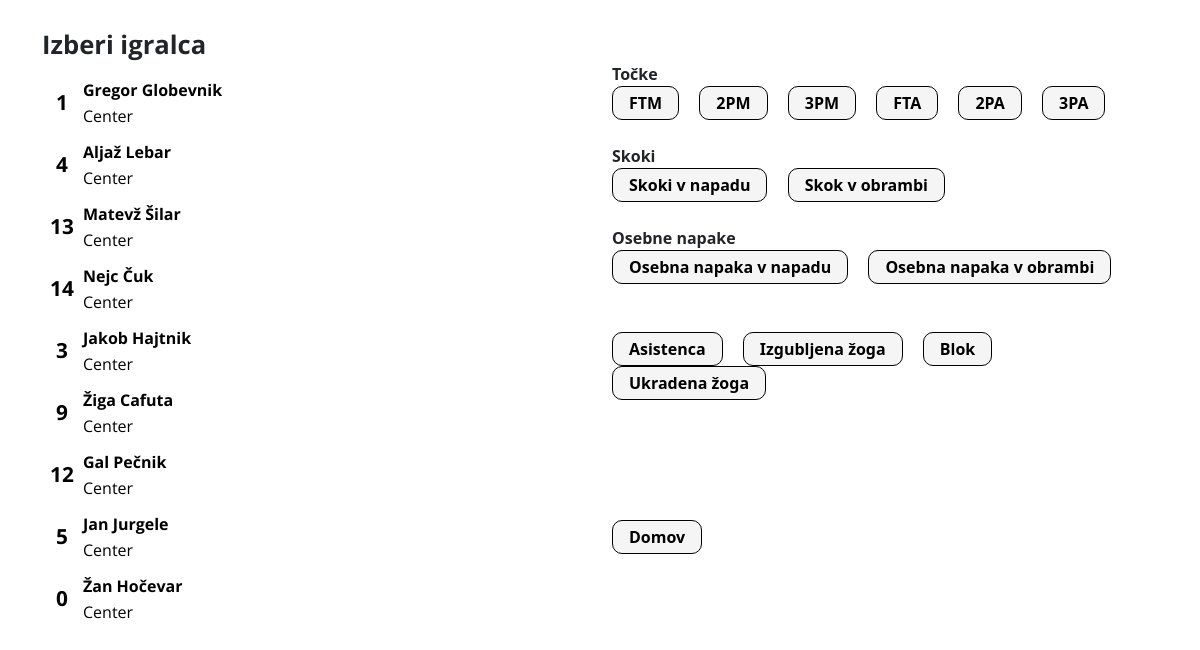
/player_stat, run on the app's committed database.
### app/models.py (models this page shows, shortened)
class Players(db.Model):
    player_id = db.Column(db.Integer, primary_key=True, autoincrement=True)
    full_name = db.Column(db.String(50), index=True, nullable=False)
    jersey_no = db.Column(db.String(50), index=True, nullable=False)
    pa_1 = db.Column(db.Integer, index=True)
    pm_1 = db.Column(db.Integer, index=True)
    pa_2 = db.Column(db.Integer, index=True)
    pm_2 = db.Column(db.Integer, index=True)
    pa_3 = db.Column(db.Integer, index=True)
    pm_3 = db.Column(db.Integer, index=True)
    fouls_o = db.Column(db.Integer, index=True)
    fouls_d = db.Column(db.Integer, index=True)
    rebounds_o = db.Column(db.Integer, index=True)
    rebounds_d = db.Column(db.Integer, index=True)
    assists = db.Column(db.Integer, index=True)
    turnovers = db.Column(db.Integer, index=True)
    blocks = db.Column(db.Integer, index=True)
    steals = db.Column(db.Integer, index=True)
    id_positon = db.Column(db.Integer, db.ForeignKey('positions.position_id'), nullable=False)
    id_opponent = db.Column(db.Integer, db.ForeignKey('opponents.opponent_id'))

### app/routes.py (the view)
@app.route('/player_stat', methods=['GET', 'POST'])
def player_stat():
    selected_id = request.args.get('id', None)
    players = Players.query.all()
    current_opponent = Opponents.query.filter_by(date=date.today()).first()
    selected_player = Players.query.filter_by(player_id=selected_id).first()
    return render_template('player_stat.html', current_opponent=current_opponent, players=players,
                           selected_player=selected_player)

### app/templates/player_stat.html (shortened to what this page needs)
{% extends "playerList.html" %}
{% block content %}
    <br>
        <div class="section">Točke</div>
        <button type="button" class="editStat" id="ftm" p_id="{{ selected_player.player_id }}">FTM</button>
        <button type="button" class="editStat" id="pm2" p_id="{{ selected_player.player_id }}">2PM</button>
        <button type="button" class="editStat" id="pm3" p_id="{{ selected_player.player_id }}">3PM</button>
        <button type="button" class="editStat" id="fta" p_id="{{ selected_player.player_id }}">FTA</button>
        <button type="button" class="editStat" id="pa2" p_id="{{ selected_player.player_id }}">2PA</button>
        <button type="button" class="editStat" id="pa3" p_id="{{ selected_player.player_id }}">3PA</button>
        <br><br>
        <div class="section">Skoki</div>
        <button type="button" class="editStat" id="oreb" p_id="{{ selected_player.player_id }}">Skoki v napadu</button>
        <button type="button" class="editStat" id="dreb" p_id="{{ selected_player.player_id }}">Skok v obrambi</button>
        <br><br>
        <div class="section">Osebne napake</div>
        <button type="button" class="editStat" id="opf" p_id="{{ selected_player.player_id }}">Osebna napaka v napadu</button>
        <button type="button" class="editStat" id="dpf" p_id="{{ selected_player.player_id }}">Osebna napaka v obrambi</button>
        <br><br><br>
        <button type="button" class="editStat" id="ast" p_id="{{ selected_player.player_id }}">Asistenca</button>
        <button type="button" class="editStat" id="to" p_id="{{ selected_player.player_id }}">Izgubljena žoga</button>
        <button type="button" class="editStat" id="blk" p_id="{{ selected_player.player_id }}">Blok</button>
        <button type="button" class="editStat" id="stl" p_id="{{ selected_player.player_id }}">Ukradena žoga</button>
        <br><br><br><br><br><br>
        <a href="game"><button class="editStat" type="button">Domov</button></a>
{% endblock %}

### app/templates/playerList.html (shortened to what this page needs)
<!DOCTYPE html>
<html lang="en">
<head>
    <link rel="stylesheet" href="{{ url_for('static',filename='style.css') }}">
    <link href="https://cdn.jsdelivr.net/npm/bootstrap@5.1.0/dist/css/bootstrap.min.css" rel="stylesheet">
    <link rel="stylesheet" href="/static/css/base.css">
    <link rel="stylesheet" href="/static/css/playerList.css">
</head>
<body>
    <div class="container">
        <div class="row">
            <div class="col">
                <h1>Izberi igralca</h1>
                <div class="side-players">
                    {% for player in players %}
                        <a href="{{ url_for('player_stat', id=player.player_id) }}" class="player">
                            <table>
                                <tr>
                                    <td rowspan="2" class="player-id">
                                        <div>{{ player.jersey_no }}</div>
                                    </td>
                                    <td>
                                        <div class="player-name">{{ player.full_name }}</div>
                                    </td>
                                </tr>
                                <tr>
                                    <td>
                                        <div class="player-pos">Center</div>
                                    </td>
                                </tr>
                            </table>
                        </a>
                    {% endfor  %}
                </div>
            </div>
            <div class="col">
                {% block content %}{% endblock %}
            </div>
        </div>
    </div>
</body>
</html>

### app/static/css/playerList.css (style rules this page uses)
h1 { font-family: 'Open Sans', sans-serif; font-size: 1.6em; font-weight: bold; }
body { background-color: white; padding: 30px; }
div { font-weight:bold; }
.side-players { height: 100%; width: 40%; margin-top: 16px; }
a { text-decoration: none; }
table { margin: 10px 0; padding: 7px 0; width: 100%; border: none; border-radius: 10px; }
.player-id { font-family: 'Open Sans', sans-serif; font-weight: bold; color: black; font-size: 1.3em; width: 40px; text-align: center; }
.player-name { font-family: 'Open Sans', sans-serif; font-weight: bold; color: black; }
.player-pos { font-family: 'Open Sans', sans-serif; font-weight: lighter; color: black; }
.editStat { background-color: rgba(0, 0, 0, 0.04); border-radius: 10px; border: 0.1px solid; padding: 4px 16px; margin: 0px 16px 0 0; font-weight: 800; }
.section { font-weight: 800; }
@media screen and (max-width: 1200px) { .side-players { width: 40%; } }

### data on the page
Players: jersey_no "1", full_name "Gregor Globevnik"
Players: jersey_no "4", full_name "Aljaž Lebar"
Players: jersey_no "13", full_name "Matevž Šilar"
Players: jersey_no "14", full_name "Nejc Čuk"
Players: jersey_no "3", full_name "Jakob Hajtnik"
Players: jersey_no "9", full_name "Žiga Cafuta"
Players: jersey_no "12", full_name "Gal Pečnik"
Players: jersey_no "5", full_name "Jan Jurgele"
Players: jersey_no "0", full_name "Žan Hočevar"
